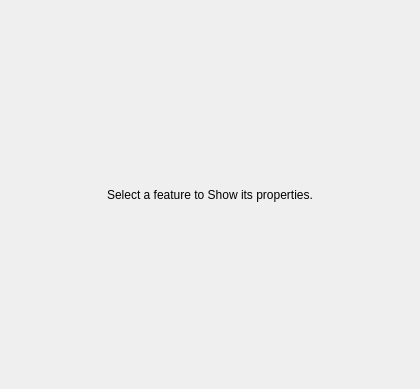
<?xml version="1.0" encoding="UTF-8"?>
<ui version="4.0">
 <class>GwmPropertyDefaultTab</class>
 <widget class="QWidget" name="GwmPropertyDefaultTab">
  <property name="geometry">
   <rect>
    <x>0</x>
    <y>0</y>
    <width>420</width>
    <height>389</height>
   </rect>
  </property>
  <property name="windowTitle">
   <string>Form</string>
  </property>
  <layout class="QHBoxLayout" name="horizontalLayout">
   <item>
    <widget class="QLabel" name="label">
     <property name="text">
      <string>Select a feature to Show its properties.</string>
     </property>
     <property name="alignment">
      <set>Qt::AlignCenter</set>
     </property>
    </widget>
   </item>
  </layout>
 </widget>
 <resources/>
 <connections/>
</ui>
